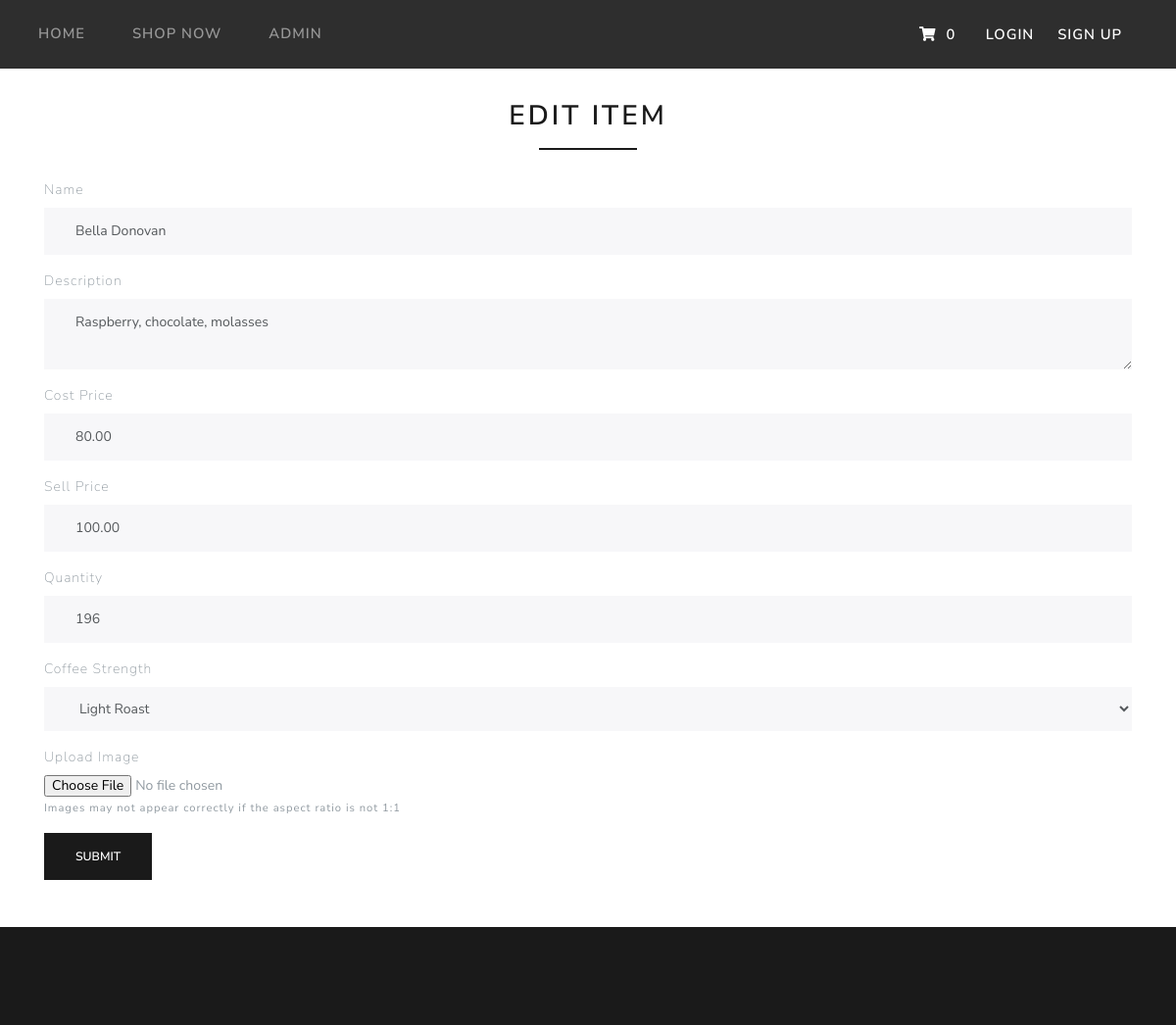
Screenshot of /admin-modify.php?ID=1 with the database file from the repository.
### tables this page shows
CREATE TABLE `tbl_item` (
  `ID` int(11) NOT NULL,
  `Name` text NOT NULL,
  `Description` text NOT NULL,
  `Cost_Price` decimal(15,2) NOT NULL,
  `Quantity` int(11) NOT NULL,
  `Sell_Price` decimal(15,2) NOT NULL,
  `Coffee_Strength_Id` int(11) NOT NULL
);

### admin-modify.php (the view, shortened to what this page needs)
<?php
include_once("php/DBConn.php");
$editMode = isset($_GET['ID']);
$GET_ID = $editMode ? $_GET['ID'] : "";
$name = $description = "";
$sell_price = $cost_price = $quantity = $coffee_strength_id = 1;
if ($editMode) {
    $sql = "SELECT * FROM tbl_item INNER JOIN tbl_coffee_strength c ON c.ID = tbl_Item.Coffee_Strength_ID WHERE tbl_item.ID = {$GET_ID}";
    $result = $con->query($sql);
    $row = $result->fetch_assoc();
    $name = $row['Name'];
    $description = $row['Description'];
    $sell_price = $row['Sell_Price'];
    $cost_price = $row['Cost_Price'];
    $quantity = $row['Quantity'];
    $coffee_strength_id = $row['Coffee_Strength_Id'];
}
function getCoffeeStrengthDropDown($db, $coffee_strength_id) {
    $sql = "SELECT * FROM tbl_coffee_strength";
    $result = $db->query($sql);
    while ($row=$result->fetch_assoc()) {
        $selected = $row['Id'] === $coffee_strength_id ? "selected='selected'" : "";
        echo "<option $selected value=". $row['Id'] .">";
        echo $row['Strength'];
        echo "</option>";
    }
}
?>
<!DOCTYPE html>
<html lang="en">
<head>
    <?php include_once("meta.php") ?>
</head>
<body>
<?php include_once("header.php"); ?>
<div class="container container-table mb-5">
    <h2 class="text-center line-under-text"><?php echo $editMode ? "Edit Item" : "Create Item" ?></h2>
    <form action="admin-modify-script.php" method="post" enctype="multipart/form-data">
        <div class="form-group">
            <label for="Name">Name</label>
            <input type="text" class="form-control" id="Name" placeholder="Enter Name" name="Name"
                   value="<?php echo $name ?>">
        </div>
        <div class="form-group">
            <label for="Description">Description</label>
            <textarea row="3" type="text" class="form-control" id="Description" name="Description"
                      placeholder="Enter Description"><?php echo $description ?></textarea>
        </div>
        <div class="form-group">
            <label for="CostPrice">Cost Price</label>
            <input type="number" class="form-control" id="CostPrice" placeholder="Enter Price" min="1"
                   name="Cost_Price" value="<?php echo $cost_price ?>">
        </div>
        <div class="form-group">
            <label for="SellPrice">Sell Price</label>
            <input type="number" class="form-control" id="SellPrice" placeholder="Enter Price" min="1"
                   name="Sell_Price" value="<?php echo $sell_price ?>">
        </div>
        <div class="form-group">
            <label for="Quantity">Quantity</label>
            <input type="number" class="form-control" id="Quantity" placeholder="Enter Quantity" min="1"
                   name="Quantity" value="<?php echo $quantity ?>">
        </div>
        <div class="form-group">
            <label for="strength">Coffee Strength</label>
            <select class="form-control" id="strength" name="Coffee_Strength_Id">
                <?php getCoffeeStrengthDropDown($con, $coffee_strength_id) ?>
            </select>
        </div>
        <div class="form-group">
            <label for="image">Upload Image</label>
            <input type="file" class="form-control-file" id="Image" name="Image">
            <small id="fileHelp" class="form-text text-muted">Images may not appear correctly if the aspect ratio is
                not 1:1</small>
        </div>
        <button type="submit" name="submit" id="submit" class="btn btn-primary">Submit</button>
    </form>
</div>
<?php include_once("footer.php"); ?>
</body>
</html>

### css/main.css (style rules this page uses)
body { overflow-x: hidden; -webkit-font-smoothing: antialiased; }
.line-under-text:after { display: block; height: 2px; background-color: #1a1a1a; content: ' '; width: 100px; margin: 0 auto; margin-top: 15px; margin-bottom: 30px; }
.container-table { margin-top: 2rem; }

### rows the page displays
tbl_item: Name "Bella Donovan", Description "Raspberry, chocolate, molasses", Cost_Price "80.00", Sell_Price "100.00", Quantity "196"

### other values shown
$cartCount "0"
form field Coffee_Strength_Id "Light Roast"
